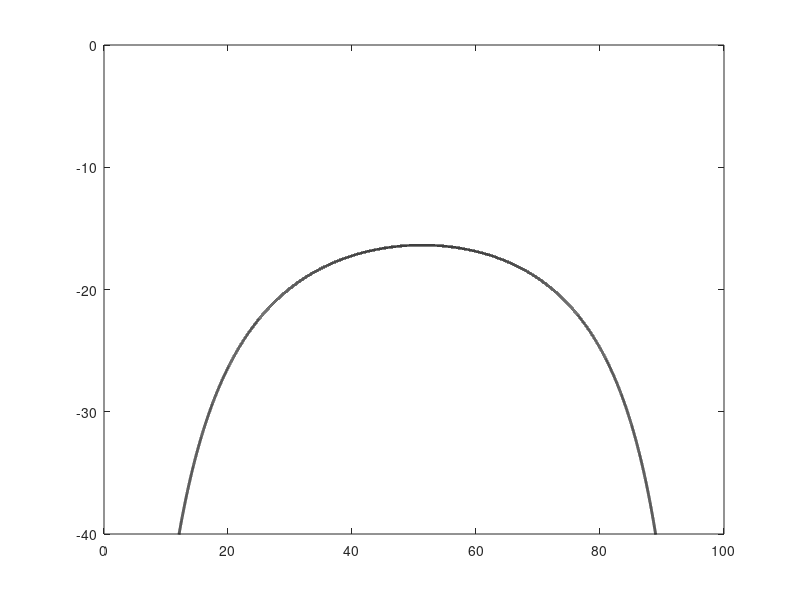

Source code (MATLAB): (Note: this script raises an error after producing the figure.)
%%
% pop=100;
% beta = 0.06/pop;%0.0232/pop;%0.06;
% r = 0.1;%0.39;
% c = 0.2;%6.83;
% gamma = 1.0/110.0;
% amax = 0.9;
% amin = 0.2;
% I0 = 0.99*pop;
% sigma = 0.5;

% pop=500;
% beta = 0.0232/pop;
% r = 0.39;
% c = 6.83;
% gamma = 1/110.0;
% amax = 0.9;
% amin = 0.2;
% I0 = 0.99*pop;
% sigma = 0.5;

% pop=100.0;
% beta = 0.0232/pop;
% r = 0.39;
% c = 155.0/36.0;
% gamma = 1.0/36.0;
% amax = 0.75;
% amin = 0.1;
% I0 = 0.99*pop;
% sigma = 0.05;

% pop=100;
% beta = 0.06/pop;%0.1/pop;%0.06/pop;
% r = 0.1;
% c = 0.2;%155/36;%6.39;
% gamma = 1.0/110.0;%1.0/250;%1.0/36.0;
% amax = 0.9;%0.75;
% amin = 0.2;
% I0 = 0.99*pop;
% %https://bmcvetres.biomedcentral.com/articles/10.1186/s12917-016-0905-3
% sigma = 0.05;


pop=100;
beta = 0.0232/pop;%0.1/pop;%0.06/pop;
r = 0.1;
c = 0.2;%155/36;%6.39;
gamma = 1.0/110.0;%1.0/250;%1.0/36.0;
amax = 0.9;%0.75;
amin = 0.2;
I0 = 0.99*pop;
%https://bmcvetres.biomedcentral.com/articles/10.1186/s12917-016-0905-3
sigma = 0.1;

l0 = -1.0;
dy = 0.1;
NSTPS = 2000000;
HT = 500;
%TTARG=250.0;
TTARG=305.0;

f = @(t,y)odeswitch(t,y,amin,amax,r,sigma,beta,pop,c,gamma);
t =0:0.01:1000;
ivals = linspace(0,pop,length(t));
figure()
plot(ivals, -r*(pop - sigma*ivals)./(beta*(pop-ivals).*ivals),'linewidth',2,'color','k')
ylim([-40,0])
hold on;
%%
lvals = [];
tts = [];
y2 = l0;
count=1;
while y2>-HT
    tt = get_Ttime(y2,I0,beta,gamma,r,c,sigma,pop,amin,amax);
    if tt<(1e6/2)
        lvals(count) = y2;
        tts(count) = tt;
        count=count+1;
    else
        break
    end
    y2=y2-dy;
    
end
%%
options = odeset('Events', @(t,y)lzero(t, y),'RelTol',1e-8);
found_roots = [];
as=[];
cols = ['r','b','y'];
count=1;
for i = 2:length(tts)
    if ((tts(i)<TTARG)&&(TTARG<tts(i-1))) ||  ((tts(i)>TTARG)&&(TTARG>tts(i-1)))
        lval=fzero(@(x)rf_sa(x,I0,beta,gamma,r,c,sigma,pop,amin,amax,TTARG),[lvals(i),lvals(i-1)]);
        y0=[lval,I0];
        tstart = 0.0;
        tend=TTARG;
        [T,Y] = ode45(f,[tstart, tend],y0,options);
        [~,~,switch_ind]=get_a(Y(:,2),Y(:,1),pop,r,sigma,beta,amin,amax);
        T(switch_ind)
        plot(Y(:,2),Y(:,1),'linewidth',1.5, 'color',cols(count))
        count=count+1;
        found_roots=[found_roots;lval];
    end
        
end
%legend('switching curve',append('\lambda = ',num2str(found_roots(1))),append('\lambda = ',num2str(found_roots(2))),append('\lambda = ',num2str(found_roots(3))),'Location','northwest')
%%

y0=[found_roots(1),I0];
tstart = 0.0;
tend=TTARG;
[T,Y] = ode45(f,[tstart, tend],y0,options);
[~,~,switch_ind]=get_a(Y(:,2),Y(:,1),pop,r,sigma,beta,amin,amax);
T(switch_ind)
plot(Y(:,2),Y(:,1),'linewidth',1.5, 'color',cols(1))
        
%%
[~,Y] = ode45(f,[0, TTARG],[found_roots(1),I0],options);
[a1,num_switch1]=get_a(Y(:,2),Y(:,1),pop,r,sigma,beta,amin,amax);
ylim([-40,0])
%%

I_amax_null = pop - gamma/(amax*beta);
lamb_amax_null =-r*(pop - sigma*I_amax_null)/(beta*(pop-I_amax_null)*I_amax_null);
plot([1 1]*I_amax_null, [lamb_amax_null 0],'linewidth',1.5,'color',[.7 .7 .7])    
%%
I_amin_null = pop - gamma/(amin*beta);
lamb_amin_null =-r*(pop - sigma*I_amin_null)/(beta*(pop-I_amin_null)*I_amin_null);
plot([1 1]*I_amin_null, [-40 lamb_amin_null],'linewidth',1.5,'color',[.7 .7 .7])    
%%
amax_i_end=(c*pop*beta+r*gamma*sigma-2*pop*r*beta*amax+sqrt((c*pop*beta+r*gamma*sigma-2*pop*r*beta*amax)^2+4*pop*r*beta*(gamma - pop*beta*amax)*(-c + r*sigma*amax)))/(2*beta*(c-r*sigma*amax));
ivals_amax = linspace(amax_i_end, pop,length(t));
plot(ivals_amax, -(amax*r*sigma+c)./(gamma - amax*beta*(pop-2*ivals_amax)),'linewidth',1.5,'color',[.7 .7 .7])
%%
amin_i_end=(c*pop*beta+r*gamma*sigma-2*pop*r*beta*amin+sqrt((c*pop*beta+r*gamma*sigma-2*pop*r*beta*amin)^2+4*pop*r*beta*(gamma - pop*beta*amin)*(-c + r*sigma*amin)))/(2*beta*(c-r*sigma*amin));
ivals_amin = linspace(14.25,amin_i_end,length(t));
plot(ivals_amin, -(amin*r*sigma+c)./(gamma - amin*beta*(pop-2*ivals_amin)),'linewidth',1.5,'color',[.7 .7 .7])

%%
Opt1    = odeset('Events', @(t,y)lzero(t, y),'RelTol',1e-8);
lvals_vec = -30;%linspace(-1,-100,30);
t =0:0.01:6000;
for i =1:length(lvals_vec)
    [T,Y] = ode23s(f,t,[lvals_vec(i),I0], Opt1);
    plot(Y(:,2),Y(:,1),'linewidth',1, 'color','black')
    ylim([-100,0])
    xlim([0,100])
end